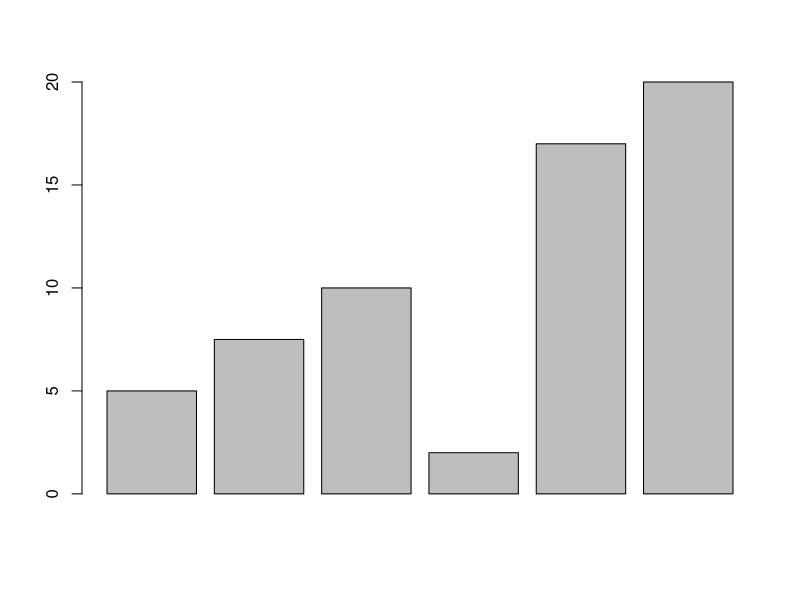
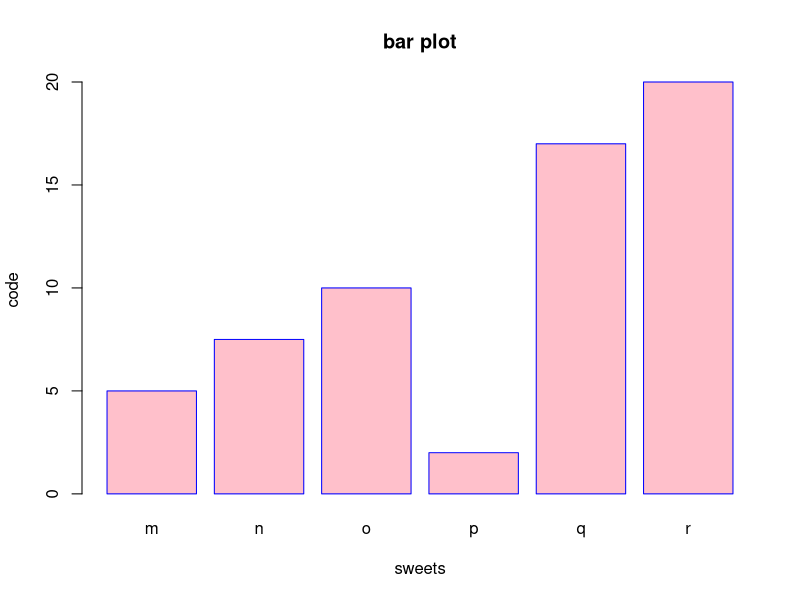
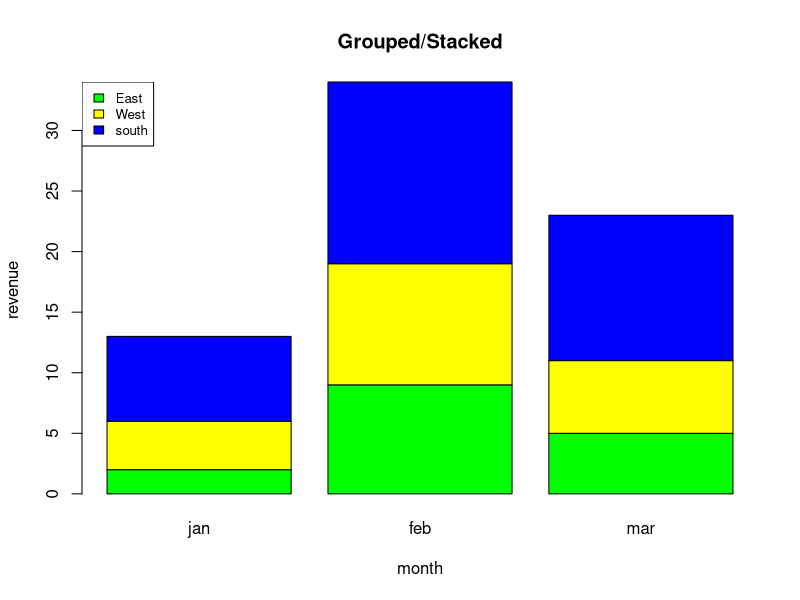

Here is the R script that generated these plots, in order:
a=c(5,7.5,10,2,17,20)
barplot(a)
# Basics barplot
b=c('m','n','o','p','q','r')
barplot(a,names.arg =b,xlab = 'sweets',ylab = 'code',main='bar plot',col='pink',border = 'blue')
# bar charts with labels and colours
# Grouped bar charts
colours=c('green','yellow','blue')
month=c('jan','feb','mar')
direction=c('East','West','south')
values=matrix(c(2,4,7,9,10,15,5,6,12), nrow =3 , ncol = 3)
#Stacked group bar charts
barplot(values,main='Grouped/Stacked',names.arg = month,xlab='month',ylab='revenue',col=colours)
legend('topleft',direction,fill= colours, cex=0.8)